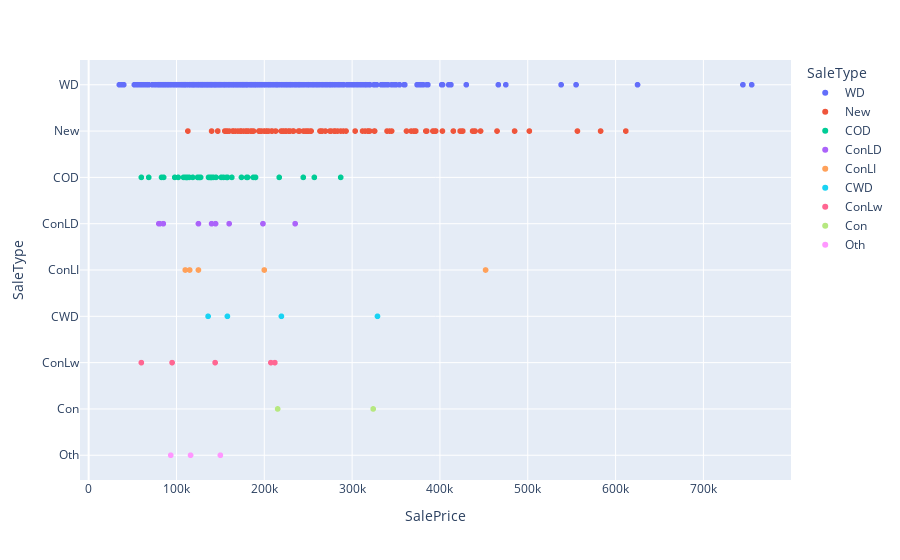

This figure's notebook cell:
### Markdown cell above
####Scatter Chart

### Code cell
fig=px.scatter(df,x='SalePrice',y='SaleType',color='SaleType')
fig.show()

### Figure 1 — Plotly figure (JSON) as saved in the notebook; plotly's stock layout.template omitted (floating-point values rounded to 4 significant figures; data arrays with more than 128 entries replaced by an {"elided": "..."} marker saying what was removed)
{"data": [{"hovertemplate": "SaleType=%{y}<br>SalePrice=%{x}<extra></extra>", "legendgroup": "WD", "marker": {"color": "#636efa", "symbol": "circle"}, "mode": "markers", "name": "WD", "showlegend": true, "type": "scattergl", "x": {"elided": "1267 int values"}, "xaxis": "x", "y": {"elided": "1267 str values"}, "yaxis": "y"}, {"hovertemplate": "SaleType=%{y}<br>SalePrice=%{x}<extra></extra>", "legendgroup": "New", "marker": {"color": "#EF553B", "symbol": "circle"}, "mode": "markers", "name": "New", "showlegend": true, "type": "scattergl", "x": [345000, 279500, 325300, 113000, 438780, 158000, 164500, 383970, 155000, 163990, 372402, 269500, 320000, 220000, 325624, 501837, 311872, 252678, 167240, 204900, 318000, 276000, 266000, 415298, 185000, 244600, 164700, 233230, 342643, 437154, 318061, 394432, 187750, 426000, 164990, 280000, 339750, 222000, 181134, 195400, 172500, 263435, 440000, 172785, 208300, 202665, 402861, 184750, 446261, 179665, 224500, 253293, 369900, 319000, 194201, 147000, 314813, 264561, 370878, 423000, 372500, 227875, 392000, 361919, 179540, 264132, 395000, 221500, 225000, 485000, 582933, 227680, 224000, 232600, 385000, 250580, 248900, 303477, 611657, 240000, 173733, 169990, 239799, 178900, 182000, 199900, 395192, 197000, 173900, 194000, 293077, 556581, 176485, 200141, 274725, 318000, 212900, 424870, 233170, 392500, 219210, 290000, 229456, 367294, 248328, 465000, 186500, 281000, 140000, 160000, 202500, 203000, 208900, 147000, 155835, 283463, 156932, 239000, 246578, 193879, 394617, 287090], "xaxis": "x", "y": ["New", "New", "New", "New", "New", "New", "New", "New", "New", "New", "New", "New", "New", "New", "New", "New", "New", "New", "New", "New", "New", "New", "New", "New", "New", "New", "New", "New", "New", "New", "New", "New", "New", "New", "New", "New", "New", "New", "New", "New", "New", "New", "New", "New", "New", "New", "New", "New", "New", "New", "New", "New", "New", "New", "New", "New", "New", "New", "New", "New", "New", "New", "New", "New", "New", "New", "New", "New", "New", "New", "New", "New", "New", "New", "New", "New", "New", "New", "New", "New", "New", "New", "New", "New", "New", "New", "New", "New", "New", "New", "New", "New", "New", "New", "New", "New", "New", "New", "New", "New", "New", "New", "New", "New", "New", "New", "New", "New", "New", "New", "New", "New", "New", "New", "New", "New", "New", "New", "New", "New", "New", "New"], "yaxis": "y"}, {"hovertemplate": "SaleType=%{y}<br>SalePrice=%{x}<extra></extra>", "legendgroup": "COD", "marker": {"color": "#00cc96", "symbol": "circle"}, "mode": "markers", "name": "COD", "showlegend": true, "type": "scattergl", "x": [139000, 126500, 83000, 190000, 217000, 190000, 163000, 112000, 112000, 60000, 85400, 127500, 98000, 124500, 158000, 111250, 140000, 108000, 118500, 151000, 140000, 110000, 102000, 114500, 157900, 153500, 244400, 137500, 126000, 136500, 187500, 287000, 180000, 145000, 157000, 112000, 139000, 142000, 181000, 68400, 257000, 124000, 174000], "xaxis": "x", "y": ["COD", "COD", "COD", "COD", "COD", "COD", "COD", "COD", "COD", "COD", "COD", "COD", "COD", "COD", "COD", "COD", "COD", "COD", "COD", "COD", "COD", "COD", "COD", "COD", "COD", "COD", "COD", "COD", "COD", "COD", "COD", "COD", "COD", "COD", "COD", "COD", "COD", "COD", "COD", "COD", "COD", "COD", "COD"], "yaxis": "y"}, {"hovertemplate": "SaleType=%{y}<br>SalePrice=%{x}<extra></extra>", "legendgroup": "ConLD", "marker": {"color": "#ab63fa", "symbol": "circle"}, "mode": "markers", "name": "ConLD", "showlegend": true, "type": "scattergl", "x": [85000, 198500, 79900, 160000, 144500, 140000, 125000, 81000, 235128], "xaxis": "x", "y": ["ConLD", "ConLD", "ConLD", "ConLD", "ConLD", "ConLD", "ConLD", "ConLD", "ConLD"], "yaxis": "y"}, {"hovertemplate": "SaleType=%{y}<br>SalePrice=%{x}<extra></extra>", "legendgroup": "ConLI", "marker": {"color": "#FFA15A", "symbol": "circle"}, "mode": "markers", "name": "ConLI", "showlegend": true, "type": "scattergl", "x": [115000, 125000, 200000, 110000, 451950], "xaxis": "x", "y": ["ConLI", "ConLI", "ConLI", "ConLI", "ConLI"], "yaxis": "y"}, {"hovertemplate": "SaleType=%{y}<br>SalePrice=%{x}<extra></extra>", "legendgroup": "CWD", "marker": {"color": "#19d3f3", "symbol": "circle"}, "mode": "markers", "name": "CWD", "showlegend": true, "type": "scattergl", "x": [158000, 328900, 219500, 136000], "xaxis": "x", "y": ["CWD", "CWD", "CWD", "CWD"], "yaxis": "y"}, {"hovertemplate": "SaleType=%{y}<br>SalePrice=%{x}<extra></extra>", "legendgroup": "ConLw", "marker": {"color": "#FF6692", "symbol": "circle"}, "mode": "markers", "name": "ConLw", "showlegend": true, "type": "scattergl", "x": [207500, 95000, 212000, 60000, 144000], "xaxis": "x", "y": ["ConLw", "ConLw", "ConLw", "ConLw", "ConLw"], "yaxis": "y"}, {"hovertemplate": "SaleType=%{y}<br>SalePrice=%{x}<extra></extra>", "legendgroup": "Con", "marker": {"color": "#B6E880", "symbol": "circle"}, "mode": "markers", "name": "Con", "showlegend": true, "type": "scattergl", "x": [324000, 215200], "xaxis": "x", "y": ["Con", "Con"], "yaxis": "y"}, {"hovertemplate": "SaleType=%{y}<br>SalePrice=%{x}<extra></extra>", "legendgroup": "Oth", "marker": {"color": "#FF97FF", "symbol": "circle"}, "mode": "markers", "name": "Oth", "showlegend": true, "type": "scattergl", "x": [150000, 93500, 116050], "xaxis": "x", "y": ["Oth", "Oth", "Oth"], "yaxis": "y"}], "layout": {"legend": {"title": {"text": "SaleType"}, "tracegroupgap": 0}, "margin": {"t": 60}, "xaxis": {"anchor": "y", "domain": [0, 1], "title": {"text": "SalePrice"}}, "yaxis": {"anchor": "x", "categoryarray": ["Oth", "Con", "ConLw", "CWD", "ConLI", "ConLD", "COD", "New", "WD"], "categoryorder": "array", "domain": [0, 1], "title": {"text": "SaleType"}}}}
